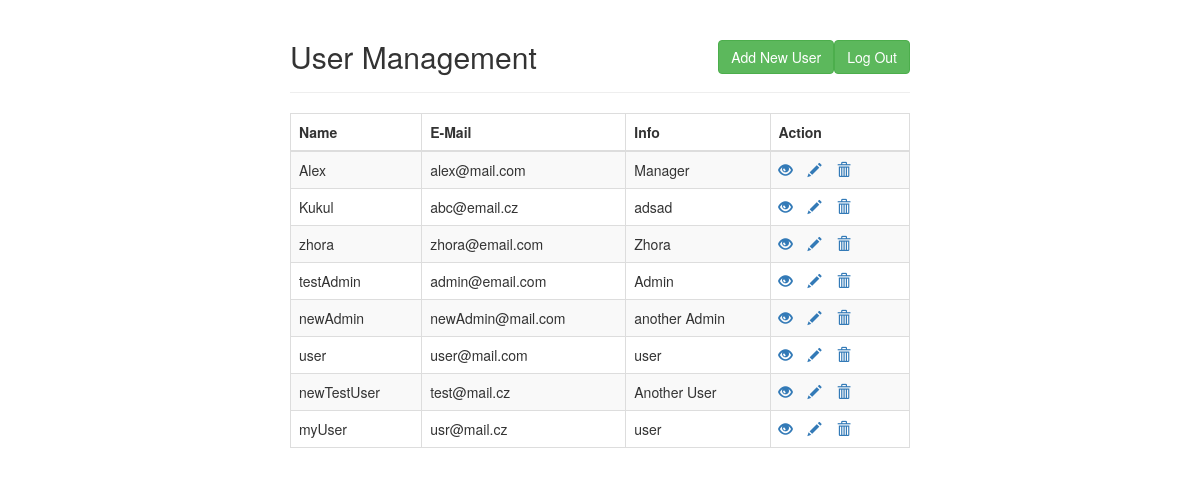
Screenshot of /index.php (signed in) with the database file from the repository.
### tables this page shows
CREATE TABLE `users` (
  `userId` int(11) NOT NULL,
  `name` varchar(255) NOT NULL,
  `email` varchar(255) NOT NULL,
  `info` varchar(255) NOT NULL,
  `password` varchar(255) NOT NULL,
  `role` varchar(255) NOT NULL
);

### index.php (the view, shortened to what this page needs)
<!DOCTYPE html>
<html lang="en">
<head>
    <link rel="stylesheet" href="https://maxcdn.bootstrapcdn.com/bootstrap/3.3.7/css/bootstrap.css">
</head>
<body>
    <div class="wrapper">
        <div class="container-fluid">
            <div class="row">
                <div class="col-md-12">
                    <div class="page-header clearfix">
                        <h2 class="pull-left">User Management</h2>
                        <?php
                        if (isset($_SESSION['loggedin'])){
                            echo "<a href=\"logout.php\" class=\"btn btn-success pull-right\">Log Out</a>";
                        }
                        if ((isset($_SESSION['role'])) &&  $_SESSION["role"] == "admin"){
                            echo "<a href=\"create.php\" class=\"btn btn-success pull-right\">Add New User</a>";
                        }
                        ?>
                    </div>
                    <?php
                    require_once "config.php";
                    $sql = "SELECT * FROM users";
                    if($result = $pdo->query($sql)){
                        if($result->rowCount() > 0){
                            echo "<table class='table table-bordered table-striped'>";
                                echo "<thead>";
                                    echo "<tr>";
                                        echo "<th>Name</th>";
                                        echo "<th>E-Mail</th>";
                                        echo "<th>Info</th>";
                                        echo "<th>Action</th>";
                                    echo "</tr>";
                                echo "</thead>";
                                echo "<tbody>";
                                if ($_SESSION["role"] == "admin"){
                                    while($row = $result->fetch()){
                                        echo "<tr>";
                                            echo "<td>" . $row['name'] . "</td>";
                                            echo "<td>" . $row['email'] . "</td>";
                                            echo "<td>" . $row['info'] . "</td>";
                                            echo "<td>";
                                                echo "<a href='read.php?id=". $row['userId'] ."' title='View Record' data-toggle='tooltip'><span class='glyphicon glyphicon-eye-open'></span></a>";
                                                echo "<a href='update.php?id=". $row['userId'] ."' title='Update Record' data-toggle='tooltip'><span class='glyphicon glyphicon-pencil'></span></a>";
                                                echo "<a href='delete.php?id=". $row['userId'] ."' title='Delete Record' data-toggle='tooltip'><span class='glyphicon glyphicon-trash'></span></a>";
                                            echo "</td>";
                                        echo "</tr>";
                                    }
                                }
                                echo "</tbody>";
                            echo "</table>";
                        } else{
                            echo "<p class='lead'><em>No records were found.</em></p>";
                        }
                    } else{
                        echo "ERROR: Could not able to execute $sql. " . $mysqli->error;
                    }
                    ?>
                </div>
            </div>
        </div>
    </div>
</body>
</html>

### index.php (style rules this page uses)
.wrapper { width: 650px; margin: 0 auto; }
.page-header h2 { margin-top: 0; }
table tr td:last-child a { margin-right: 15px; }

### rows the page displays
users: name "Alex", email "alex@mail.com", info "Manager"
users: name "Kukul", email "abc@email.cz", info "adsad"
users: name "zhora", email "zhora@email.com", info "Zhora"
users: name "testAdmin", email "admin@email.com", info "Admin"
users: name "newAdmin", email "newAdmin@mail.com", info "another Admin"
users: name "user", email "user@mail.com", info "user"
users: name "newTestUser", email "test@mail.cz", info "Another User"
users: name "myUser", email "usr@mail.cz", info "user"
